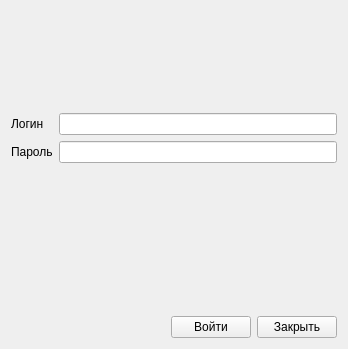
<?xml version="1.0" encoding="UTF-8"?>
<ui version="4.0">
 <class>LoginWindow</class>
 <widget class="QWidget" name="LoginWindow">
  <property name="geometry">
   <rect>
    <x>0</x>
    <y>0</y>
    <width>348</width>
    <height>349</height>
   </rect>
  </property>
  <property name="minimumSize">
   <size>
    <width>348</width>
    <height>349</height>
   </size>
  </property>
  <property name="maximumSize">
   <size>
    <width>348</width>
    <height>349</height>
   </size>
  </property>
  <property name="windowTitle">
   <string>Вход</string>
  </property>
  <property name="windowIcon">
   <iconset resource="../../resources/resources.qrc">
    <normaloff>:/images/logo/images/icon.ico</normaloff>:/images/logo/images/icon.ico</iconset>
  </property>
  <layout class="QVBoxLayout" name="verticalLayout">
   <item>
    <widget class="QLabel" name="matterhornLogo">
     <property name="minimumSize">
      <size>
       <width>0</width>
       <height>0</height>
      </size>
     </property>
     <property name="text">
      <string/>
     </property>
     <property name="pixmap">
      <pixmap resource="../../resources/resources.qrc">:/images/logo/images/logo.png</pixmap>
     </property>
     <property name="scaledContents">
      <bool>true</bool>
     </property>
     <property name="margin">
      <number>3</number>
     </property>
    </widget>
   </item>
   <item>
    <layout class="QFormLayout" name="loginLayout">
     <item row="0" column="0">
      <widget class="QLabel" name="loginLabel">
       <property name="font">
        <font>
         <family>Segoe UI</family>
         <bold>false</bold>
        </font>
       </property>
       <property name="text">
        <string>Логин</string>
       </property>
      </widget>
     </item>
     <item row="0" column="1">
      <widget class="QLineEdit" name="loginLine">
       <property name="font">
        <font>
         <family>Segoe UI</family>
         <bold>false</bold>
        </font>
       </property>
      </widget>
     </item>
     <item row="1" column="0">
      <widget class="QLabel" name="passwordLabel">
       <property name="font">
        <font>
         <family>Segoe UI</family>
         <bold>false</bold>
        </font>
       </property>
       <property name="text">
        <string>Пароль</string>
       </property>
      </widget>
     </item>
     <item row="1" column="1">
      <widget class="QLineEdit" name="passwordLine">
       <property name="font">
        <font>
         <family>Segoe UI</family>
         <bold>false</bold>
        </font>
       </property>
      </widget>
     </item>
    </layout>
   </item>
   <item>
    <widget class="QLabel" name="errorLabel">
     <property name="font">
      <font>
       <family>Segoe UI</family>
       <bold>false</bold>
      </font>
     </property>
     <property name="styleSheet">
      <string notr="true">color: rgb(210, 5, 5);</string>
     </property>
     <property name="text">
      <string/>
     </property>
    </widget>
   </item>
   <item>
    <layout class="QHBoxLayout" name="buttonsLayout">
     <item>
      <spacer name="horizontalSpacer">
       <property name="orientation">
        <enum>Qt::Orientation::Horizontal</enum>
       </property>
       <property name="sizeHint" stdset="0">
        <size>
         <width>40</width>
         <height>20</height>
        </size>
       </property>
      </spacer>
     </item>
     <item>
      <widget class="QPushButton" name="loginButton">
       <property name="font">
        <font>
         <family>Segoe UI</family>
         <bold>false</bold>
        </font>
       </property>
       <property name="text">
        <string>Войти</string>
       </property>
      </widget>
     </item>
     <item>
      <widget class="QPushButton" name="exitButton">
       <property name="font">
        <font>
         <family>Segoe UI</family>
         <bold>false</bold>
        </font>
       </property>
       <property name="text">
        <string>Закрыть</string>
       </property>
      </widget>
     </item>
    </layout>
   </item>
  </layout>
 </widget>
 <resources>
  <include location="../../resources/resources.qrc"/>
 </resources>
 <connections/>
</ui>
